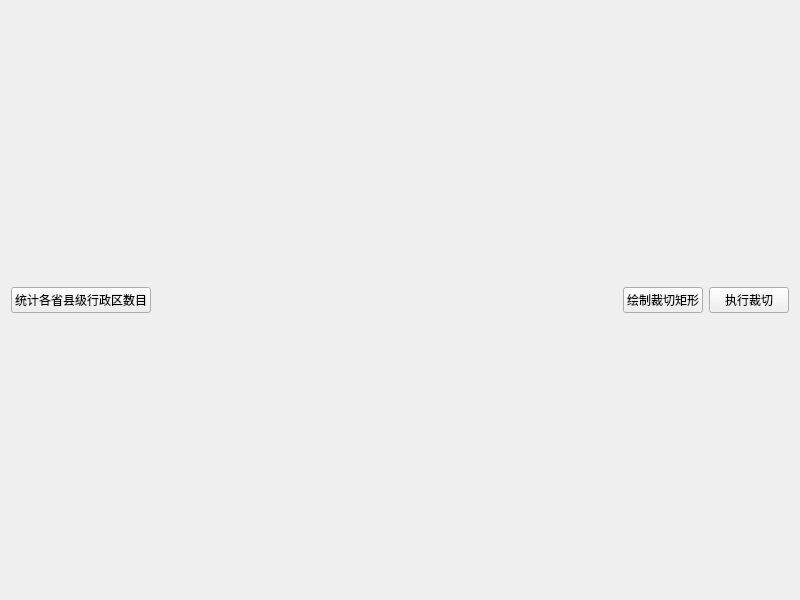
<?xml version="1.0" encoding="UTF-8"?>
<ui version="4.0">
 <class>PostgisDemo</class>
 <widget class="QWidget" name="PostgisDemo">
  <property name="geometry">
   <rect>
    <x>0</x>
    <y>0</y>
    <width>800</width>
    <height>600</height>
   </rect>
  </property>
  <property name="windowTitle">
   <string>QGIS 二次开发：PostGIS</string>
  </property>
  <layout class="QVBoxLayout" name="lytMain">
   <item>
    <layout class="QHBoxLayout" name="lytTop">
     <item>
      <widget class="QPushButton" name="btnRunStatistics">
       <property name="text">
        <string>统计各省县级行政区数目</string>
       </property>
      </widget>
     </item>
     <item>
      <spacer name="horizontalSpacer">
       <property name="orientation">
        <enum>Qt::Horizontal</enum>
       </property>
       <property name="sizeHint" stdset="0">
        <size>
         <width>40</width>
         <height>20</height>
        </size>
       </property>
      </spacer>
     </item>
     <item>
      <widget class="QPushButton" name="btnDrawRect">
       <property name="text">
        <string>绘制裁切矩形</string>
       </property>
       <property name="checkable">
        <bool>true</bool>
       </property>
      </widget>
     </item>
     <item>
      <widget class="QPushButton" name="btnRunClip">
       <property name="text">
        <string>执行裁切</string>
       </property>
      </widget>
     </item>
    </layout>
   </item>
  </layout>
 </widget>
 <resources/>
 <connections/>
</ui>
